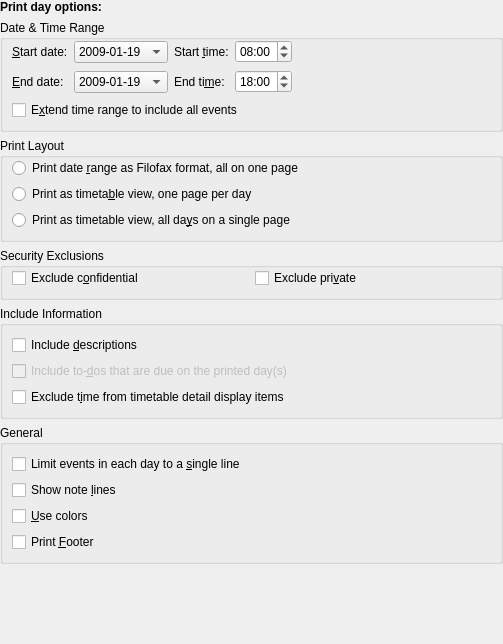
<?xml version="1.0" encoding="UTF-8"?>
<ui version="4.0">
 <author>Reinhold Kainhofer &lt;reinhold@kainhofer.com&gt;</author>
 <comment>Configuration page for the print day mode.</comment>
 <class>CalPrintDayConfig_Base</class>
 <widget class="QWidget" name="CalPrintDayConfig_Base">
  <property name="geometry">
   <rect>
    <x>0</x>
    <y>0</y>
    <width>503</width>
    <height>644</height>
   </rect>
  </property>
  <layout class="QVBoxLayout" name="verticalLayout">
   <property name="leftMargin">
    <number>0</number>
   </property>
   <property name="topMargin">
    <number>0</number>
   </property>
   <property name="rightMargin">
    <number>0</number>
   </property>
   <property name="bottomMargin">
    <number>0</number>
   </property>
   <item>
    <widget class="QLabel" name="label">
     <property name="text">
      <string>&lt;html&gt;&lt;head&gt;&lt;meta name=&quot;qrichtext&quot; content=&quot;1&quot; /&gt;&lt;style type=&quot;text/css&quot;&gt;
p, li { white-space: pre-wrap; }
&lt;/style&gt;&lt;/head&gt;&lt;body style=&quot; font-family:'Sans Serif'; font-size:9pt; font-weight:400; font-style:normal;&quot;&gt;
&lt;p style=&quot; margin-top:0px; margin-bottom:0px; margin-left:0px; margin-right:0px; -qt-block-indent:0; text-indent:0px;&quot;&gt;&lt;span style=&quot; font-weight:600;&quot;&gt;Print day options:&lt;/span&gt;&lt;/p&gt;&lt;/body&gt;&lt;/html&gt;</string>
     </property>
    </widget>
   </item>
   <item>
    <widget class="QGroupBox" name="mDateRangeGroup">
     <property name="title">
      <string>Date &amp;&amp; Time Range</string>
     </property>
     <layout class="QGridLayout" name="gridLayout">
      <property name="topMargin">
       <number>0</number>
      </property>
      <item row="0" column="0">
       <widget class="QLabel" name="mFromDateLabel">
        <property name="whatsThis">
         <string>If you want to print more days at once, you can define a range of dates with this option and the &lt;i&gt;End date&lt;/i&gt; option. This option is used to define the start date.</string>
        </property>
        <property name="text">
         <string>&amp;Start date:</string>
        </property>
        <property name="buddy">
         <cstring>mFromDate</cstring>
        </property>
       </widget>
      </item>
      <item row="0" column="1">
       <widget class="KDateComboBox" name="mFromDate">
        <property name="focusPolicy">
         <enum>Qt::StrongFocus</enum>
        </property>
        <property name="whatsThis">
         <string>If you want to print more days at once, you can define a range of dates with this option and the &lt;i&gt;End date&lt;/i&gt; option. This option is used to define the start date.</string>
        </property>
        <item>
         <property name="text">
          <string>2009-01-19</string>
         </property>
        </item>
       </widget>
      </item>
      <item row="0" column="2">
       <widget class="QLabel" name="mFromTimeLabel">
        <property name="whatsThis">
         <string>It is possible to print only those events which are inside a given timerange. With this time selection box you can define the start of this time range. The end time should be defined with the &lt;i&gt;End time&lt;/i&gt; option. Note you can automatically modify these settings if you check &lt;i&gt;Extend time range to include all events&lt;/i&gt;.</string>
        </property>
        <property name="text">
         <string>Start &amp;time:</string>
        </property>
        <property name="buddy">
         <cstring>mFromTime</cstring>
        </property>
       </widget>
      </item>
      <item row="0" column="3">
       <widget class="QTimeEdit" name="mFromTime">
        <property name="whatsThis">
         <string>It is possible to print only those events which are inside a given timerange. With this time selection box you can define the start of this time range. The end time should be defined with the &lt;i&gt;End time&lt;/i&gt; option. Note you can automatically modify these settings if you check &lt;i&gt;Extend time range to include all events&lt;/i&gt;.</string>
        </property>
        <property name="displayFormat">
         <string>hh:mm</string>
        </property>
        <property name="time">
         <time>
          <hour>8</hour>
          <minute>0</minute>
          <second>0</second>
         </time>
        </property>
       </widget>
      </item>
      <item row="0" column="4">
       <spacer>
        <property name="orientation">
         <enum>Qt::Horizontal</enum>
        </property>
        <property name="sizeType">
         <enum>QSizePolicy::Expanding</enum>
        </property>
        <property name="sizeHint" stdset="0">
         <size>
          <width>97</width>
          <height>24</height>
         </size>
        </property>
       </spacer>
      </item>
      <item row="1" column="0">
       <widget class="QLabel" name="mToDateLabel">
        <property name="whatsThis">
         <string>If you want to print more days at once, you can define a range of dates with this option and the &lt;i&gt;Start date&lt;/i&gt; option. This option is used to define the end date.</string>
        </property>
        <property name="text">
         <string>&amp;End date:</string>
        </property>
        <property name="buddy">
         <cstring>mToDate</cstring>
        </property>
       </widget>
      </item>
      <item row="1" column="1">
       <widget class="KDateComboBox" name="mToDate">
        <property name="focusPolicy">
         <enum>Qt::StrongFocus</enum>
        </property>
        <property name="whatsThis">
         <string>If you want to print more days at once, you can define a range of dates with this option and the &lt;i&gt;Start date&lt;/i&gt; option. This option is used to define the end date.</string>
        </property>
        <item>
         <property name="text">
          <string>2009-01-19</string>
         </property>
        </item>
       </widget>
      </item>
      <item row="1" column="2">
       <widget class="QLabel" name="mToTimeLabel">
        <property name="whatsThis">
         <string>It is possible to print only those events which are inside a given timerange. With this time selection box you can define the end of this time range. The start time should be defined with the &lt;i&gt;Start time&lt;/i&gt; option. Note you can automatically modify these settings if you check &lt;i&gt;Extend time range to include all events&lt;/i&gt;.</string>
        </property>
        <property name="text">
         <string>End ti&amp;me:</string>
        </property>
        <property name="buddy">
         <cstring>mToTime</cstring>
        </property>
       </widget>
      </item>
      <item row="1" column="3">
       <widget class="QTimeEdit" name="mToTime">
        <property name="whatsThis">
         <string>It is possible to print only those events which are inside a given timerange. With this time selection box you can define the end of this time range. The start time should be defined with the &lt;i&gt;Start time&lt;/i&gt; option. Note you can automatically modify these settings if you check &lt;i&gt;Extend time range to include all events&lt;/i&gt;.</string>
        </property>
        <property name="displayFormat">
         <string>hh:mm</string>
        </property>
        <property name="time">
         <time>
          <hour>18</hour>
          <minute>0</minute>
          <second>0</second>
         </time>
        </property>
       </widget>
      </item>
      <item row="1" column="4">
       <spacer>
        <property name="orientation">
         <enum>Qt::Horizontal</enum>
        </property>
        <property name="sizeType">
         <enum>QSizePolicy::Expanding</enum>
        </property>
        <property name="sizeHint" stdset="0">
         <size>
          <width>97</width>
          <height>24</height>
         </size>
        </property>
       </spacer>
      </item>
      <item row="2" column="0" colspan="5">
       <widget class="QCheckBox" name="mIncludeAllEvents">
        <property name="whatsThis">
         <string>Check this option to automatically determine the required time range, so all events will be shown.</string>
        </property>
        <property name="text">
         <string>E&amp;xtend time range to include all events</string>
        </property>
       </widget>
      </item>
     </layout>
    </widget>
   </item>
   <item>
    <widget class="QGroupBox" name="mPrintType">
     <property name="title">
      <string>Print Layout</string>
     </property>
     <layout class="QGridLayout" name="gridLayout_2">
      <property name="topMargin">
       <number>0</number>
      </property>
      <item row="0" column="0">
       <widget class="QRadioButton" name="mPrintTypeFilofax">
        <property name="whatsThis">
         <string>The Filofax format prints the information for the days selected without a timeline.</string>
        </property>
        <property name="text">
         <string>Print date &amp;range as Filofax format, all on one page</string>
        </property>
       </widget>
      </item>
      <item row="1" column="0">
       <widget class="QRadioButton" name="mPrintTypeTimetable">
        <property name="whatsThis">
         <string>The timetable print view has the times to the left of the page</string>
        </property>
        <property name="text">
         <string>Print as timeta&amp;ble view, one page per day</string>
        </property>
        <property name="checked">
         <bool>false</bool>
        </property>
       </widget>
      </item>
      <item row="2" column="0">
       <widget class="QRadioButton" name="mPrintTypeSingleTimetable">
        <property name="whatsThis">
         <string>The timetable print view has the times to the left of the page, all days are printed as columns in one big timetable.</string>
        </property>
        <property name="text">
         <string>Print as timetable view, all da&amp;ys on a single page</string>
        </property>
        <property name="checked">
         <bool>false</bool>
        </property>
       </widget>
      </item>
     </layout>
    </widget>
   </item>
   <item>
    <widget class="QGroupBox" name="mSecurity">
     <property name="title">
      <string>Security Exclusions</string>
     </property>
     <layout class="QHBoxLayout" name="horizontalLayout">
      <property name="topMargin">
       <number>0</number>
      </property>
      <item>
       <widget class="QCheckBox" name="mExcludeConfidential">
        <property name="whatsThis">
         <string>Check this option to exclude confidential events.</string>
        </property>
        <property name="text">
         <string>Exclude c&amp;onfidential</string>
        </property>
       </widget>
      </item>
      <item>
       <widget class="QCheckBox" name="mExcludePrivate">
        <property name="whatsThis">
         <string>Check this option to exclude private events</string>
        </property>
        <property name="text">
         <string>Exclude pri&amp;vate</string>
        </property>
       </widget>
      </item>
     </layout>
    </widget>
   </item>
   <item>
    <widget class="QGroupBox" name="mIncludeInfoGroup">
     <property name="title">
      <string>Include Information</string>
     </property>
     <layout class="QGridLayout" name="gridLayout_4">
      <item row="1" column="0">
       <widget class="QCheckBox" name="mIncludeTodos">
        <property name="enabled">
         <bool>false</bool>
        </property>
        <property name="whatsThis">
         <string>You should check this option if you want to print to-dos which are due on one of the dates which are in the supplied date range.</string>
        </property>
        <property name="text">
         <string>Include to-&amp;dos that are due on the printed day(s)</string>
        </property>
       </widget>
      </item>
      <item row="2" column="0">
       <widget class="QCheckBox" name="mExcludeTime">
        <property name="whatsThis">
         <string>Check this option to exclude the time in description box</string>
        </property>
        <property name="text">
         <string>Exclude t&amp;ime from timetable detail display items</string>
        </property>
       </widget>
      </item>
      <item row="0" column="0">
       <widget class="QCheckBox" name="mIncludeDescription">
        <property name="toolTip">
         <string>Print item descriptions</string>
        </property>
        <property name="whatsThis">
         <string>Check this option if you want to see the item descriptions printed.</string>
        </property>
        <property name="text">
         <string>Include &amp;descriptions</string>
        </property>
       </widget>
      </item>
     </layout>
    </widget>
   </item>
   <item>
    <widget class="QGroupBox" name="mGeneralGroup">
     <property name="title">
      <string comment="@title general print settings">General</string>
     </property>
     <layout class="QGridLayout" name="gridLayout_3">
      <item row="0" column="0">
       <widget class="QCheckBox" name="mSingleLineLimit">
        <property name="toolTip">
         <string>Print items on one line</string>
        </property>
        <property name="whatsThis">
         <string>Check this option to limit events to a single line, truncating as necessary to save space.</string>
        </property>
        <property name="text">
         <string>Limit events in each day to a &amp;single line</string>
        </property>
       </widget>
      </item>
      <item row="1" column="0">
       <widget class="QCheckBox" name="mShowNoteLines">
        <property name="whatsThis">
         <string>Check this option to draw note lines </string>
        </property>
        <property name="text">
         <string>Show note &amp;lines</string>
        </property>
       </widget>
      </item>
      <item row="3" column="0">
       <widget class="QCheckBox" name="mPrintFooter">
        <property name="toolTip">
         <string>Print a datetime footer on each page</string>
        </property>
        <property name="whatsThis">
         <string>Check this box if you want to print a small footer on each page that contains the date of the print.</string>
        </property>
        <property name="text">
         <string>Print &amp;Footer</string>
        </property>
       </widget>
      </item>
      <item row="2" column="0">
       <widget class="QCheckBox" name="mColors">
        <property name="toolTip">
         <string>Print in color</string>
        </property>
        <property name="whatsThis">
         <string>If you want to use colors to distinguish certain categories on the print, check this option.</string>
        </property>
        <property name="text">
         <string>&amp;Use colors</string>
        </property>
       </widget>
      </item>
     </layout>
    </widget>
   </item>
   <item>
    <spacer name="verticalSpacer">
     <property name="orientation">
      <enum>Qt::Vertical</enum>
     </property>
     <property name="sizeHint" stdset="0">
      <size>
       <width>20</width>
       <height>73</height>
      </size>
     </property>
    </spacer>
   </item>
  </layout>
 </widget>
 <customwidgets>
  <customwidget>
   <class>KDateComboBox</class>
   <extends>QComboBox</extends>
   <header>kdatecombobox.h</header>
  </customwidget>
 </customwidgets>
 <tabstops>
  <tabstop>mFromDate</tabstop>
  <tabstop>mFromTime</tabstop>
  <tabstop>mToDate</tabstop>
  <tabstop>mToTime</tabstop>
  <tabstop>mIncludeAllEvents</tabstop>
  <tabstop>mPrintTypeFilofax</tabstop>
  <tabstop>mPrintTypeTimetable</tabstop>
  <tabstop>mIncludeTodos</tabstop>
  <tabstop>mIncludeDescription</tabstop>
  <tabstop>mShowNoteLines</tabstop>
  <tabstop>mSingleLineLimit</tabstop>
  <tabstop>mColors</tabstop>
 </tabstops>
 <resources/>
 <connections/>
</ui>
